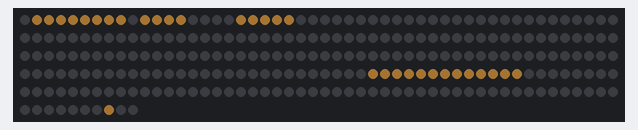
The sketch below on a simulated ESP32-S3. Shown: 260 RGB LEDs in strip order, left to right, continuing on the next row. Dim RGB values are drawn brighter than linear; WiFi joins after 1.5 s; servers stay silent unless stated; the local clock reads 2024-03-15 10:24:30 at power-on unless the sketch sets it; what the sketch prints to the serial monitor is not drawn.

Above: at 5.7 s.

The sketch:

wordclock_ru.ino
```cpp
// Word Clock RU v2 — ESP32-S3 + WS2812B (260 LEDs: 16×16 grid + 4 dots)
// Natural Russian speech: ЧЕТВЕРТЬ ВОСЬМОГО, БЕЗ ДЕСЯТИ ТРИ
// Nearest-5 rounding with ±2 dot indicators (left pair = minus, right pair = plus)

#include <FastLED.h>
#include <WiFi.h>
#include <time.h>

const char* WIFI_SSID     = "YOUR_WIFI_SSID";
const char* WIFI_PASSWORD = "YOUR_WIFI_PASSWORD";
const char* NTP_SERVER    = "pool.ntp.org";
const long  GMT_OFFSET    = 3 * 3600;  // MSK (UTC+3)
const int   DST_OFFSET    = 0;

#define LED_PIN     48
#define COLS        16
#define ROWS        16
#define GRID_LEDS   (ROWS * COLS)  // 256
#define DOT_LEDS    4
#define NUM_LEDS    (GRID_LEDS + DOT_LEDS)  // 260
#define BRIGHTNESS  40
#define LED_TYPE    WS2812B
#define COLOR_ORDER GRB

// Dot LED indices (4 LEDs after the grid, centered below)
#define DOT_1  256
#define DOT_2  257
#define DOT_3  258
#define DOT_4  259

CRGB leds[NUM_LEDS];
const CRGB COLOR_ON  = CRGB(255, 180, 80);
const CRGB COLOR_OFF = CRGB(0, 0, 0);

// Grid 16×16 v4 (zero reading order issues, separate NOM_5/NOM_10):
//  0: ГДВАДЦАТЬГПЯТЬГЖ   ДВАДЦАТЬ _ ПЯТЬ_M
//  1: ЖГДЕСЯТЬГМИНУТГЖ   ДЕСЯТЬ_M _ МИНУТ
//  2: ЧЕТВЕРТЬПОЛОВИНА   ЧЕТВЕРТЬ ПОЛОВИНА
//  3: ГБЕЗГДВАДЦАТИГЖГ   БЕЗ _ ДВАДЦАТИ
//  4: ПЯТИГЧЕТВЕРТИГГГ   ПЯТИ _ ЧЕТВЕРТИ
//  5: ДЕСЯТИПЕРВОГОТРИ   ДЕСЯТИ ПЕРВОГО ТРИ
//  6: ВТОРОГОПЯТОГОЧАС   ВТОРОГО ПЯТОГО ЧАС
//  7: ТРЕТЬЕГОШЕСТОГОГ   ТРЕТЬЕГО ШЕСТОГО
//  8: ЧЕТВЁРТОГОЧЕТЫРЕ   ЧЕТВЁРТОГО ЧЕТЫРЕ
//  9: СЕДЬМОГОВОСЬМОГО   СЕДЬМОГО ВОСЬМОГО
// 10: ДЕВЯТОГОДЕСЯТОГО   ДЕВЯТОГО ДЕСЯТОГО
// 11: ОДИННАДЦАТОГОДВА   ОДИННАДЦАТОГО ДВА
// 12: ДВЕНАДЦАТОГОПЯТЬ   ДВЕНАДЦАТОГО ПЯТЬ
// 13: ДВЕНАДЦАТЬДЕСЯТЬ   ДВЕНАДЦАТЬ ДЕСЯТЬ
// 14: ОДИННАДЦАТЬШЕСТЬ   ОДИННАДЦАТЬ ШЕСТЬ
// 15: СЕМЬВОСЕМЬДЕВЯТЬ   СЕМЬ ВОСЕМЬ ДЕВЯТЬ
// Dots: LED 256-259 — left pair (minus), right pair (plus), ±2 minutes

struct WordPos { uint8_t row; uint8_t col_start; uint8_t col_end; };

// ── Minute/modifier words (rows 0-5) ──
const WordPos W_DVADTSAT  = {0,  1,  9};  // ДВАДЦАТЬ
const WordPos W_PYAT      = {0, 10, 14};  // ПЯТЬ (minute)
const WordPos W_DESYAT    = {1,  2,  8};  // ДЕСЯТЬ (minute)
const WordPos W_MINUT     = {1,  9, 14};  // МИНУТ
const WordPos W_CHETVERT  = {2,  0,  8};  // ЧЕТВЕРТЬ
const WordPos W_POLOVINA  = {2,  8, 16};  // ПОЛОВИНА
const WordPos W_BEZ       = {3,  1,  4};  // БЕЗ
const WordPos W_DVADTSATI = {3,  5, 13};  // ДВАДЦАТИ
const WordPos W_PYATI     = {4,  0,  4};  // ПЯТИ
const WordPos W_DESYATI   = {5,  0,  6};  // ДЕСЯТИ
const WordPos W_CHETVERTI = {4,  5, 13};  // ЧЕТВЕРТИ

// ── Genitive hours (for :05-:30 — "X минут СЛЕДУЮЩЕГО") ──
const WordPos HOURS_GEN[] = {
    {0, 0, 0},       // placeholder
    { 5,  6, 13},    //  1: ПЕРВОГО
    { 6,  0,  7},    //  2: ВТОРОГО
    { 7,  0,  8},    //  3: ТРЕТЬЕГО
    { 8,  0, 10},    //  4: ЧЕТВЁРТОГО
    { 6,  7, 13},    //  5: ПЯТОГО
    { 7,  8, 15},    //  6: ШЕСТОГО
    { 9,  0,  8},    //  7: СЕДЬМОГО
    { 9,  8, 16},    //  8: ВОСЬМОГО
    {10,  0,  8},    //  9: ДЕВЯТОГО
    {10,  8, 16},    // 10: ДЕСЯТОГО
    {11,  0, 13},    // 11: ОДИННАДЦАТОГО
    {12,  0, 12},    // 12: ДВЕНАДЦАТОГО
};

// ── Nominative hours (for :00 and :35-:55 — "без X ЧАС") ──
const WordPos HOURS_NOM[] = {
    {0, 0, 0},       // placeholder
    { 6, 13, 16},    //  1: ЧАС
    {11, 13, 16},    //  2: ДВА
    { 5, 13, 16},    //  3: ТРИ
    { 8, 10, 16},    //  4: ЧЕТЫРЕ
    {12, 12, 16},    //  5: ПЯТЬ
    {14, 11, 16},    //  6: ШЕСТЬ
    {15,  0,  4},    //  7: СЕМЬ
    {15,  4, 10},    //  8: ВОСЕМЬ
    {15, 10, 16},    //  9: ДЕВЯТЬ
    {13, 10, 16},    // 10: ДЕСЯТЬ
    {14,  0, 11},    // 11: ОДИННАДЦАТЬ
    {13,  0, 10},    // 12: ДВЕНАДЦАТЬ
};

uint16_t ledIndex(uint8_t row, uint8_t col) {
    // Serpentine: even rows L→R, odd rows R→L
    if (row % 2 == 0) return row * COLS + col;
    return row * COLS + (COLS - 1 - col);
}

void lightWord(const WordPos& w, CRGB color) {
    for (uint8_t c = w.col_start; c < w.col_end; c++)
        leds[ledIndex(w.row, c)] = color;
}

uint8_t nextHour(uint8_t h) {
    return h % 12 + 1;
}

struct ClockState { uint8_t hour12; uint8_t minute; };
bool operator!=(const ClockState& a, const ClockState& b) {
    return a.hour12 != b.hour12 || a.minute != b.minute;
}

void showDots(uint8_t minus_dots, uint8_t plus_dots) {
    // Left pair (DOT_1, DOT_2) = minus, filled from center outward
    if (minus_dots >= 1) leds[DOT_2] = COLOR_ON;
    if (minus_dots >= 2) leds[DOT_1] = COLOR_ON;
    // Right pair (DOT_3, DOT_4) = plus, filled from center outward
    if (plus_dots >= 1)  leds[DOT_3] = COLOR_ON;
    if (plus_dots >= 2)  leds[DOT_4] = COLOR_ON;
}

void showTime(const ClockState& st) {
    fill_solid(leds, NUM_LEDS, COLOR_OFF);

    uint8_t remainder = st.minute % 5;
    uint8_t m, plus_dots, minus_dots;
    uint8_t h = st.hour12;

    if (remainder <= 2) {
        m = (st.minute / 5) * 5;
        plus_dots = remainder;
        minus_dots = 0;
    } else {
        m = (st.minute / 5) * 5 + 5;
        minus_dots = 5 - remainder;
        plus_dots = 0;
    }

    if (m == 60) {
        m = 0;
        h = nextHour(h);
    }

    uint8_t nh = nextHour(h);

    if (m == 0) {
        lightWord(HOURS_NOM[h], COLOR_ON);
    } else if (m <= 30) {
        switch (m) {
            case 5:
                lightWord(W_PYAT, COLOR_ON);
                lightWord(W_MINUT, COLOR_ON);
                break;
            case 10:
                lightWord(W_DESYAT, COLOR_ON);
                lightWord(W_MINUT, COLOR_ON);
                break;
            case 15:
                lightWord(W_CHETVERT, COLOR_ON);
                break;
            case 20:
                lightWord(W_DVADTSAT, COLOR_ON);
                lightWord(W_MINUT, COLOR_ON);
                break;
            case 25:
                lightWord(W_DVADTSAT, COLOR_ON);
                lightWord(W_PYAT, COLOR_ON);
                lightWord(W_MINUT, COLOR_ON);
                break;
            case 30:
                lightWord(W_POLOVINA, COLOR_ON);
                break;
        }
        lightWord(HOURS_GEN[nh], COLOR_ON);
    } else {
        lightWord(W_BEZ, COLOR_ON);
        uint8_t to_min = 60 - m;
        switch (to_min) {
            case 25:
                lightWord(W_DVADTSATI, COLOR_ON);
                lightWord(W_PYATI, COLOR_ON);
                break;
            case 20:
                lightWord(W_DVADTSATI, COLOR_ON);
                break;
            case 15:
                lightWord(W_CHETVERTI, COLOR_ON);
                break;
            case 10:
                lightWord(W_DESYATI, COLOR_ON);
                break;
            case 5:
                lightWord(W_PYATI, COLOR_ON);
                break;
        }
        lightWord(HOURS_NOM[nh], COLOR_ON);
    }

    showDots(minus_dots, plus_dots);
    FastLED.show();
}

void connectWiFi() {
    WiFi.begin(WIFI_SSID, WIFI_PASSWORD);
    while (WiFi.status() != WL_CONNECTED) delay(500);
}

void startupSweep() {
    for (uint16_t i = 0; i < NUM_LEDS; i++) {
        leds[i] = COLOR_ON;
        if (i > 0) leds[i - 1] = COLOR_OFF;
        FastLED.show();
        delay(8);
    }
    leds[NUM_LEDS - 1] = COLOR_OFF;
    FastLED.show();
}

ClockState lastState = {0, 0};
bool firstRun = true;

void setup() {
    Serial.begin(115200);
    FastLED.addLeds<LED_TYPE, LED_PIN, COLOR_ORDER>(leds, NUM_LEDS);
    FastLED.setBrightness(BRIGHTNESS);
    fill_solid(leds, NUM_LEDS, COLOR_OFF);
    FastLED.show();
    startupSweep();
    connectWiFi();
    configTime(GMT_OFFSET, DST_OFFSET, NTP_SERVER);
    struct tm t;
    while (!getLocalTime(&t)) delay(500);
    Serial.println("Word Clock RU v2 ready");
}

void loop() {
    struct tm t;
    if (!getLocalTime(&t)) { delay(1000); return; }

    uint8_t h12 = t.tm_hour % 12;
    if (h12 == 0) h12 = 12;

    ClockState current = {h12, t.tm_min};
    if (firstRun || current != lastState) {
        showTime(current);
        lastState = current;
        firstRun = false;
    }
    delay(1000);
}
```
